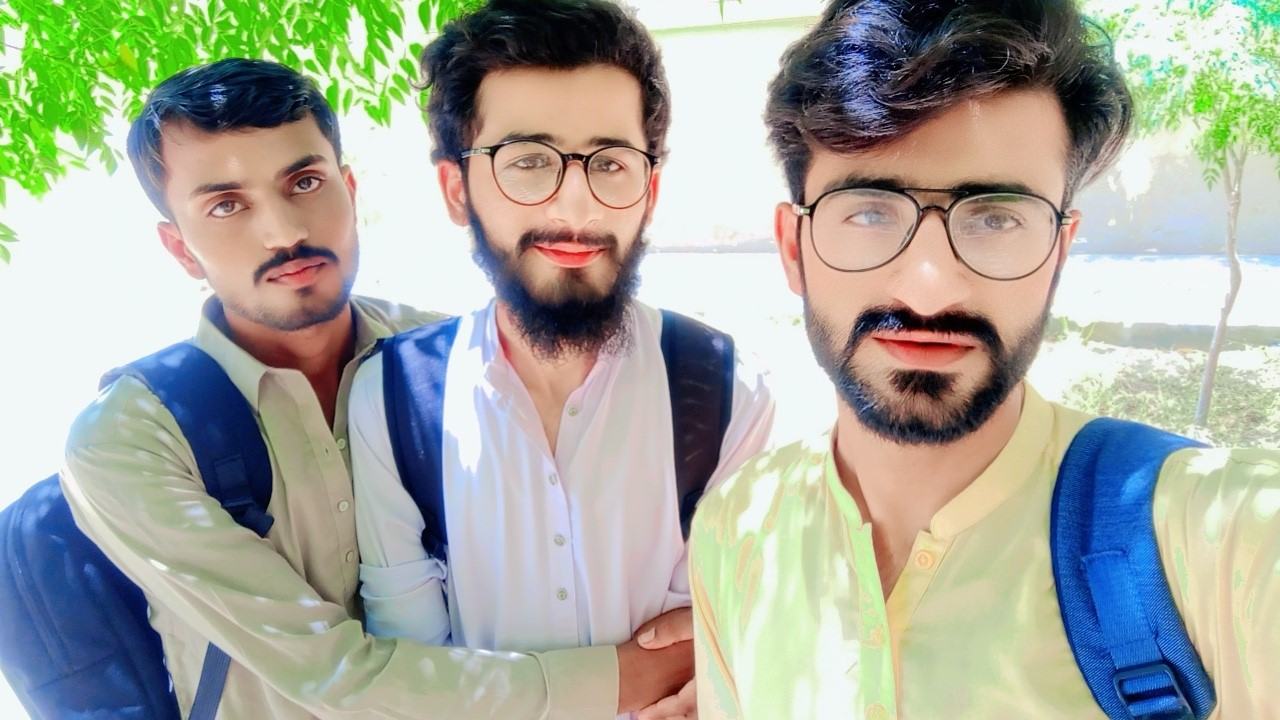
#> input picture group.jpg, 1280 x 720 px
$ jupyter execute 'Lecture 22 Template Matching .ipynb'
#> lines starting #> are read from the running program, lines starting #| are printed output that depends on the picture; after the words box and inside, x2 and y2 are one past the last pixel; in counts of white or black regions, pixels touching at a corner belong together
[cell 1]
import cv2
import numpy as np

[cell 2]
img = cv2.imread("group.jpg")
#> img is the input picture: shape (720, 1280, 3); mean B, G, R 157.9, 169.2, 166.1
gry = cv2.cvtColor(img, cv2.COLOR_BGR2GRAY)
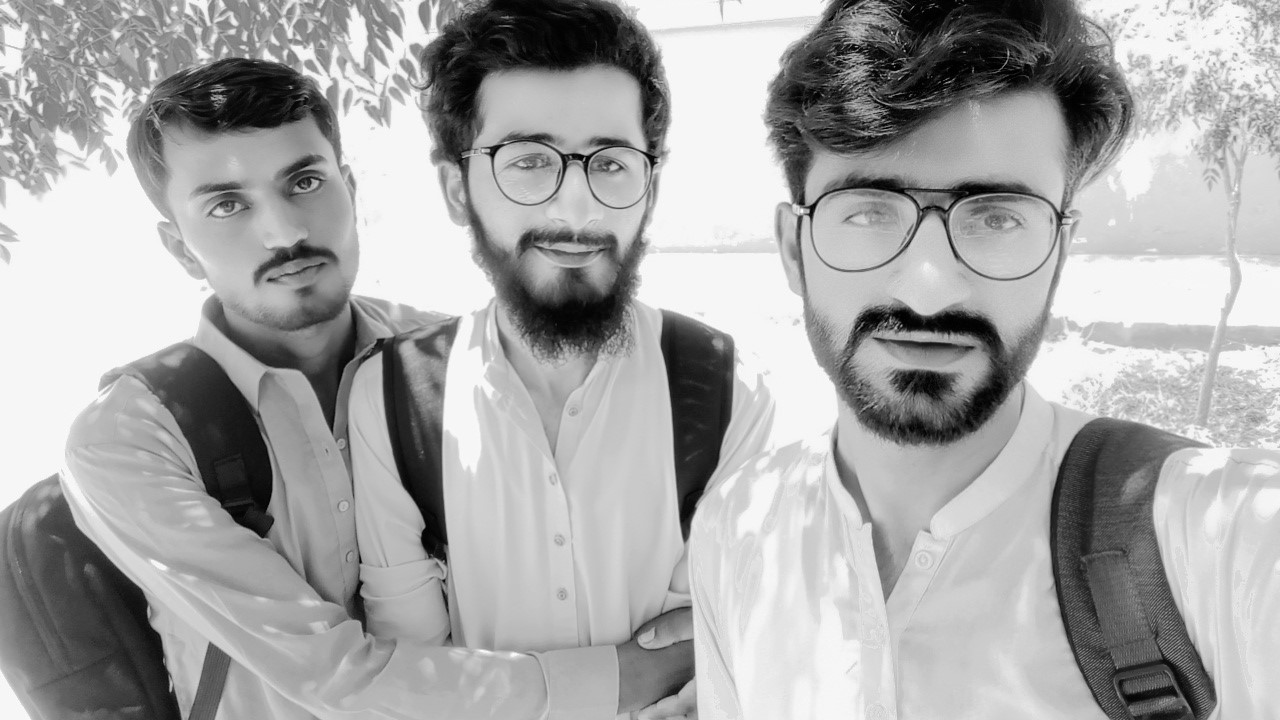
#> gry: shape (720, 1280); min 0, max 255, mean 166.9


tmp = cv2.imread("single.png")
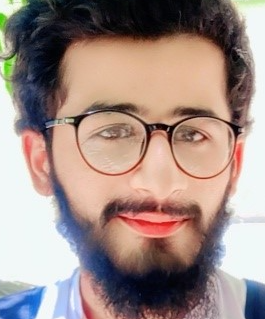
#> input picture single.png, 265 x 319 px
#> tmp is the input picture: shape (319, 265, 3); mean B, G, R 134.2, 140.3, 160.2
gry1 = cv2.cvtColor(tmp, cv2.COLOR_BGR2GRAY)
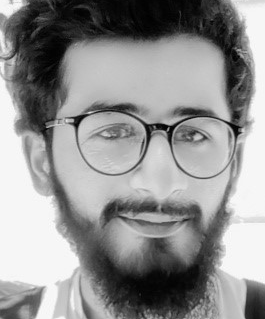
#> gry1: shape (319, 265); min 0, max 253, mean 145.6

w,h = gry1.shape[::-1]
#> w = 265; h = 319

res = cv2.matchTemplate(gry, gry1, cv2.TM_CCOEFF_NORMED)
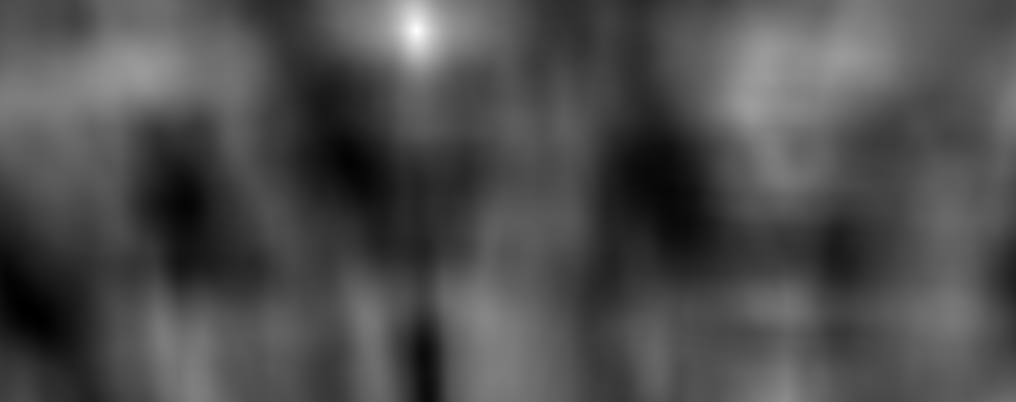
#> res: shape (402, 1016) float32; min -0.385, max 1, mean 0.0374; drawn with min black and max white

thr = 0.95

l = np.where(res>=thr)
#> l = 33 positions, rows 27 to 33, columns 413 to 419

for i in zip(*l[::-1]):
    cv2.rectangle(img, i, (i[0]+w, i[1]+h),(0,255,0),2)
#> this loop made 33 passes
#> i on passes 1 to 12: (415, 27), (416, 27), (417, 27), (414, 28), (415, 28), (416, 28), (417, 28), (418, 28), (414, 29), (415, 29), (416, 29), (417, 29)
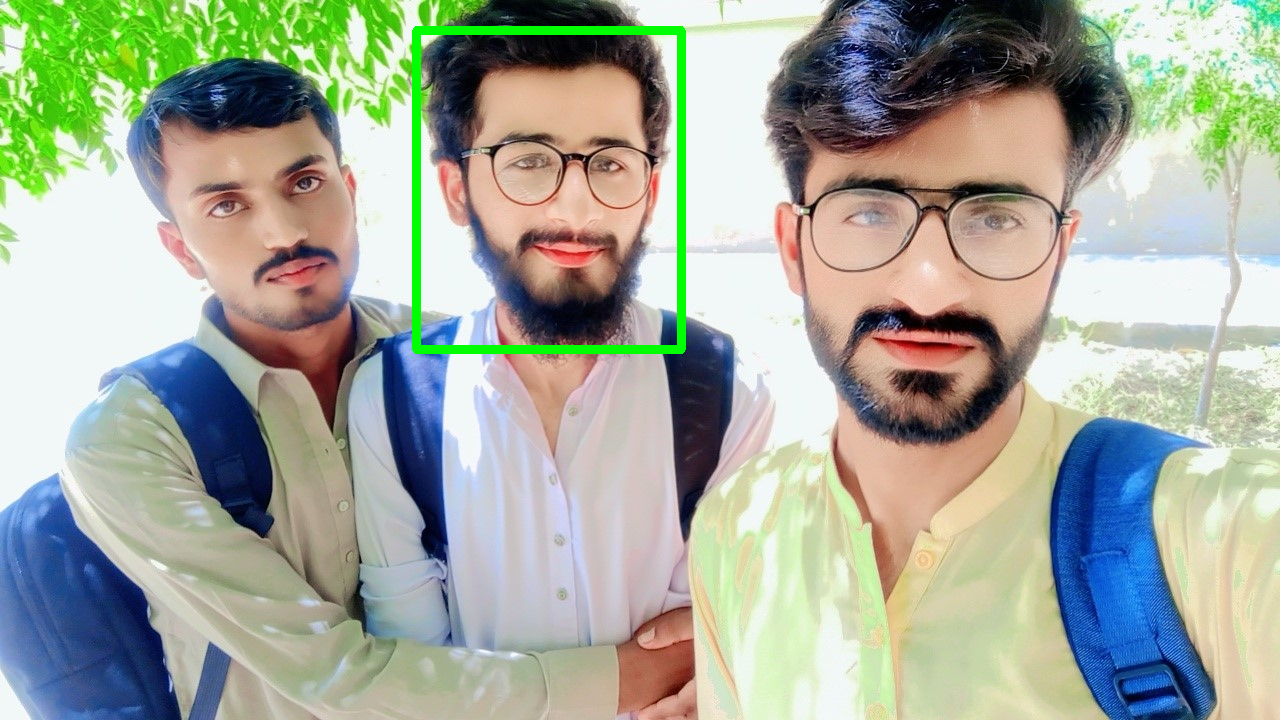
#> img: shape (720, 1280, 3); 1.14% of pixels changed, all inside (x1, y1, x2, y2) = (412, 26, 686, 354)

img = cv2.resize(img, (550,500))
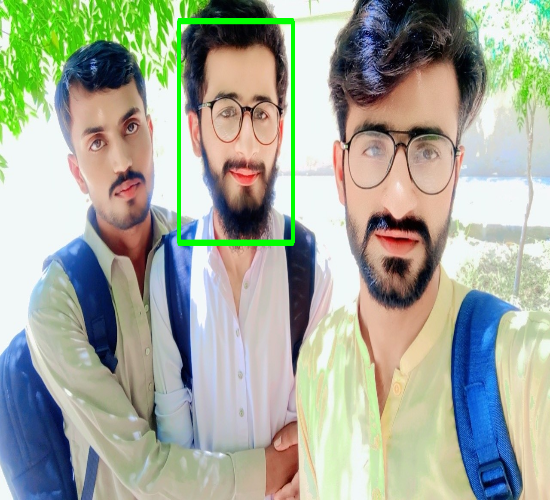
#> img: shape (500, 550, 3); mean B, G, R 155.7, 170, 164.1


cv2.imshow("Group img", img)
cv2.imshow("Single img", tmp)
cv2.waitKey(0)
cv2.destroyAllWindows()
